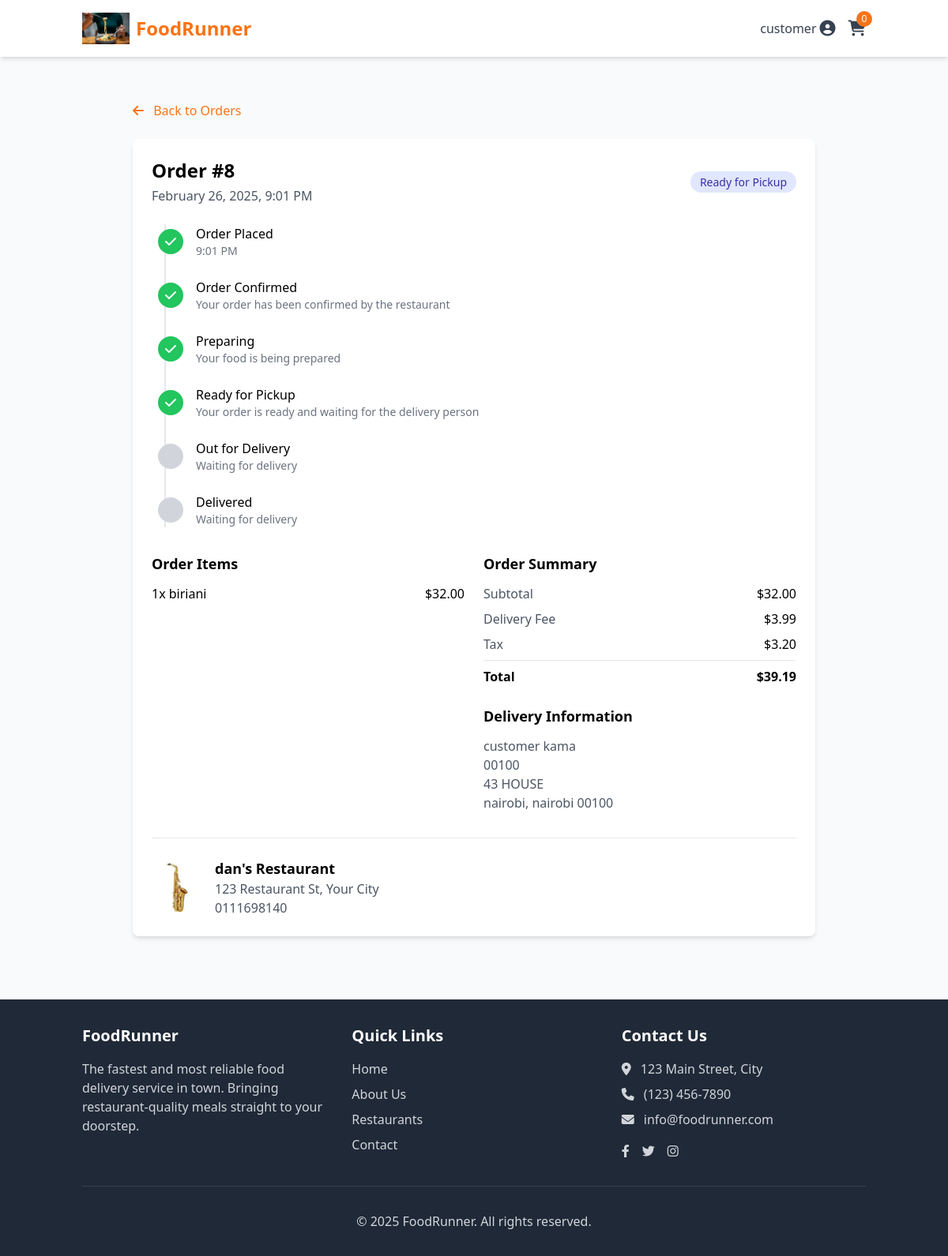
Page /customer/orders/8/ (signed in) on the earlier database version.
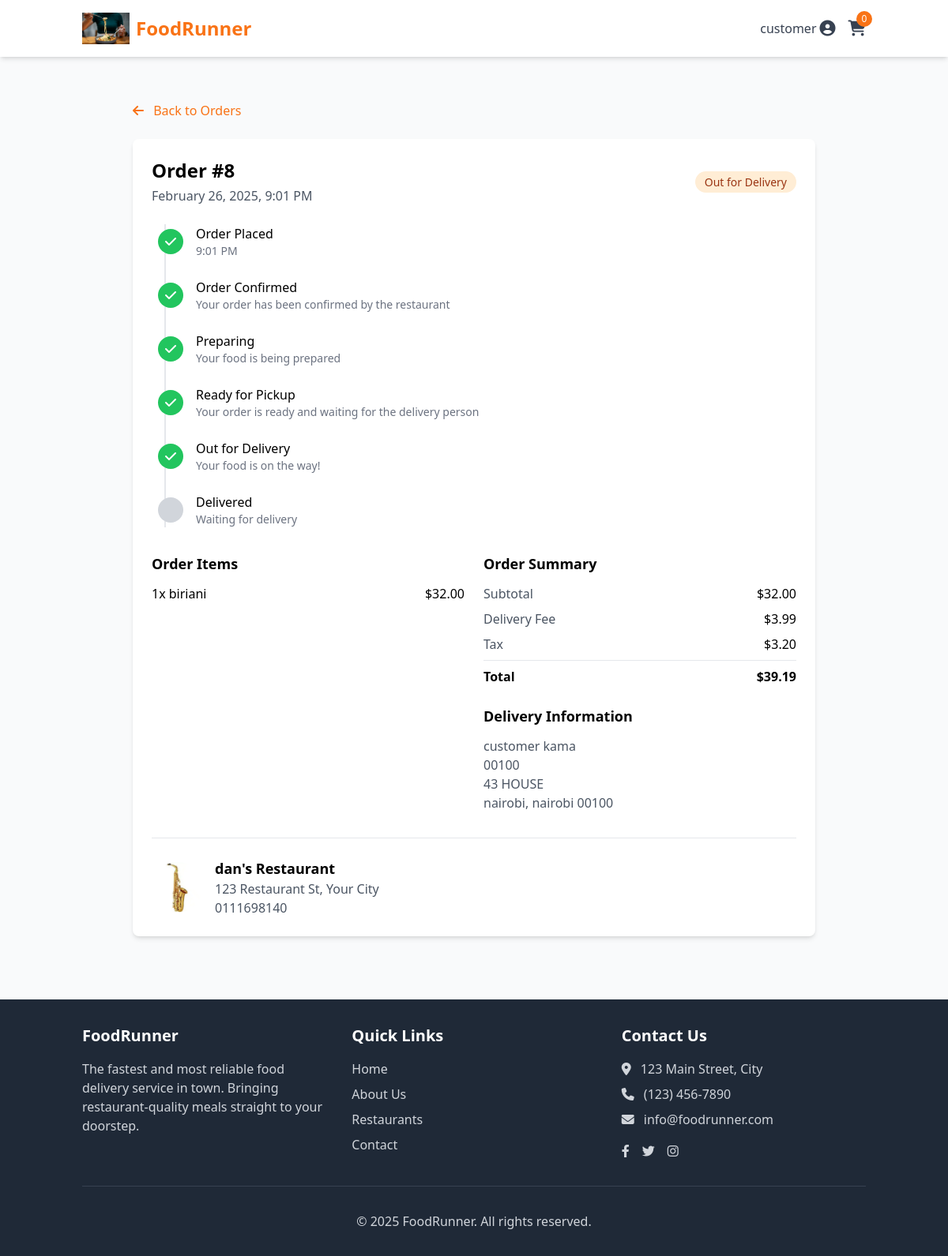
Same page on the later database version.
### customers/models.py (models this page shows, shortened)
class Order(models.Model):
    STATUS_CHOICES = (
        ('pending', 'Pending'),
        ('confirmed', 'Confirmed'),
        ('preparing', 'Preparing'),
        ('ready_for_pickup', 'Ready for Pickup'),
        ('out_for_delivery', 'Out for Delivery'),
        ('delivered', 'Delivered'),
        ('cancelled', 'Cancelled'),
    )
    customer = models.ForeignKey(settings.AUTH_USER_MODEL, on_delete=models.CASCADE, related_name='orders')
    restaurant = models.ForeignKey(Restaurant, on_delete=models.CASCADE, related_name='orders')
    delivery_person = models.ForeignKey(
        settings.AUTH_USER_MODEL,
        on_delete=models.SET_NULL,
        null=True,
        blank=True,
        related_name='deliveries'
    )
    delivery_address = models.ForeignKey('core.Address', on_delete=models.SET_NULL, null=True)
    status = models.CharField(max_length=20, choices=STATUS_CHOICES, default='pending')
    total_amount = models.DecimalField(max_digits=8, decimal_places=2)
    delivery_fee = models.DecimalField(max_digits=5, decimal_places=2)
    tax_amount = models.DecimalField(max_digits=6, decimal_places=2)
    payment_status = models.CharField(max_length=20, default='pending')
    payment_method = models.CharField(max_length=50, default='stripe')
    stripe_payment_intent_id = models.CharField(max_length=255, blank=True, null=True)
    estimated_delivery_time = models.DateTimeField(null=True, blank=True)
    actual_delivery_time = models.DateTimeField(null=True, blank=True)
    special_instructions = models.TextField(blank=True)
    created_at = models.DateTimeField(auto_now_add=True)
    updated_at = models.DateTimeField(auto_now=True)
    @property
    def order_total(self):
        return self.total_amount + self.delivery_fee + self.tax_amount

### core/models.py (models this page shows, shortened)
class User(AbstractUser):
    USER_TYPE_CHOICES = (
        ('customer', 'Customer'),
        ('restaurant', 'Restaurant Manager'),
        ('delivery', 'Delivery Person'),
        ('admin', 'Administrator'),
    )
    user_type = models.CharField(
        max_length=20,
        choices=USER_TYPE_CHOICES,
        default='customer'
    )
    phone_number = models.CharField(max_length=15, blank=True)
    profile_picture = models.ImageField(upload_to='profile_pics/', blank=True, null=True)

class Address(models.Model):
    user = models.ForeignKey(User, on_delete=models.CASCADE, related_name='addresses')
    address_line1 = models.CharField(max_length=100)
    address_line2 = models.CharField(max_length=100, blank=True)
    city = models.CharField(max_length=50)
    state = models.CharField(max_length=50)
    postal_code = models.CharField(max_length=10)
    is_default = models.BooleanField(default=False)
    class Meta:
        verbose_name_plural = "Addresses"

### restaurants/models.py (models this page shows, shortened)
class Restaurant(models.Model):
    manager = models.OneToOneField(settings.AUTH_USER_MODEL, on_delete=models.CASCADE)
    name = models.CharField(max_length=100)
    description = models.TextField()
    logo = models.ImageField(upload_to='restaurant_logos/')
    banner_image = models.ImageField(upload_to='restaurant_banners/', blank=True, null=True)
    address = models.OneToOneField(Address, on_delete=models.CASCADE)
    cuisine_type = models.CharField(max_length=50)
    phone = models.CharField(max_length=15)
    email = models.EmailField()
    website = models.URLField(blank=True, null=True)
    is_active = models.BooleanField(default=True)
    average_rating = models.DecimalField(max_digits=3, decimal_places=2, default=0.0)
    delivery_fee = models.DecimalField(max_digits=5, decimal_places=2, default=0.0)
    min_order_amount = models.DecimalField(max_digits=6, decimal_places=2, default=0.0)
    preparation_time = models.PositiveIntegerField(default=30, help_text='Average preparation time in minutes')
    opening_time = models.TimeField()
    closing_time = models.TimeField()
    created_at = models.DateTimeField(auto_now_add=True)
    updated_at = models.DateTimeField(auto_now=True)

### customers/views.py (the view)
# urls.py: path('orders/<int:order_id>/', views.order_detail, name='order_detail'),
@login_required
def order_detail(request, order_id):
    order = get_object_or_404(Order, id=order_id, customer=request.user)
    review = Review.objects.filter(order=order).first()
    if request.method == 'POST' and not review:
        review_form = ReviewForm(request.POST)
        if review_form.is_valid():
            review = review_form.save(commit=False)
            review.customer = request.user
            review.restaurant = order.restaurant
            review.order = order
            review.save()
            restaurant = order.restaurant
            avg_rating = Review.objects.filter(restaurant=restaurant).aggregate(Avg('rating'))['rating__avg']
            restaurant.average_rating = avg_rating
            restaurant.save()
            messages.success(request, "Thank you for your review!")
            return redirect('customers:order_detail', order_id=order.id)
    else:
        review_form = ReviewForm()
    context = {
        'order': order,
        'order_items': order.items.all(),
        'review': review,
        'review_form': review_form,
    }
    return render(request, 'customers/order_detail.html', context)

### customers/models.py (called while the page is built)
    @property
    def item_count(self):
        return self.items.count()

    @property
    def subtotal(self):
        return self.price * self.quantity

### customers/templates/customers/order_detail.html (shortened to what the changed rows need)
{% extends 'base.html' %}
{% block content %}
<div class="max-w-4xl mx-auto px-4 py-8">
    <div class="bg-white rounded-lg shadow-md overflow-hidden mb-6">
        <div class="p-6">
            <div class="flex flex-col md:flex-row md:justify-between md:items-center mb-6">
                <div>
                    <h1 class="text-2xl font-bold mb-1">Order #{{ order.id }}</h1>
                    <p class="text-gray-600">{{ order.created_at|date:"F j, Y, g:i A" }}</p>
                </div>
                <div class="mt-4 md:mt-0">
                    <span class="px-3 py-1 rounded-full text-sm font-medium
                        {% if order.status == 'pending' %}bg-yellow-100 text-yellow-800
                        {% elif order.status == 'confirmed' %}bg-blue-100 text-blue-800
                        {% elif order.status == 'preparing' %}bg-purple-100 text-purple-800
                        {% elif order.status == 'ready_for_pickup' %}bg-indigo-100 text-indigo-800
                        {% elif order.status == 'out_for_delivery' %}bg-orange-100 text-orange-800
                        {% elif order.status == 'delivered' %}bg-green-100 text-green-800
                        {% elif order.status == 'cancelled' %}bg-red-100 text-red-800
                        {% endif %}">
                        {{ order.get_status_display }}
                    </span>
                </div>
            </div>
            <div class="mb-8">
                <div class="relative">
                    <ul class="relative">
                        <li class="mb-6 ml-6">
                            <div class="flex items-center">
                                <div class="ml-4">
                                    <div class="font-medium">Order Placed</div>
                                    <div class="text-sm text-gray-500">{{ order.created_at|date:"g:i A" }}</div>
                                </div>
                            </div>
                        </li>
                        <li class="mb-6 ml-6">
                            <div class="flex items-center">
                                <div class="{% if order.status == 'out_for_delivery' or order.status == 'delivered' %}bg-green-500{% else %}bg-gray-300{% endif %} rounded-full h-8 w-8 flex items-center justify-center -ml-4">
                                    {% if order.status == 'out_for_delivery' or order.status == 'delivered' %}<i class="fas fa-check text-white"></i>{% endif %}
                                </div>
                                <div class="ml-4">
                                    <div class="font-medium">Out for Delivery</div>
                                    {% if order.status == 'out_for_delivery' %}
                                        <div class="text-sm text-gray-500">Your food is on the way!</div>
                                    {% elif order.status == 'delivered' %}
                                        <div class="text-sm text-gray-500">Your food was on the way</div>
                                    {% else %}
                                        <div class="text-sm text-gray-500">Waiting for delivery</div>
                                    {% endif %}
                                </div>
                            </div>
                        </li>
                    </ul>
                </div>
            </div>
            <div class="grid grid-cols-1 md:grid-cols-2 gap-6">
                <div>
                    <h2 class="text-lg font-semibold mb-3">Order Items</h2>
                </div>
                <div>
                    <h2 class="text-lg font-semibold mb-3">Order Summary</h2>
                    <div class="space-y-2">
                        <div class="flex justify-between">
                            <span class="text-gray-600">Subtotal</span>
                            <span>${{ order.total_amount }}</span>
                        </div>
                        <div class="flex justify-between">
                            <span class="text-gray-600">Delivery Fee</span>
                            <span>${{ order.delivery_fee }}</span>
                        </div>
                        <div class="flex justify-between">
                            <span class="text-gray-600">Tax</span>
                            <span>${{ order.tax_amount }}</span>
                        </div>
                        <div class="flex justify-between font-bold pt-2 border-t">
                            <span>Total</span>
                            <span>${{ order.order_total }}</span>
                        </div>
                    </div>
                    <div class="mt-6">
                        <h2 class="text-lg font-semibold mb-3">Delivery Information</h2>
                        <div class="text-gray-600">
                            <p>{{ order.customer.first_name }} {{ order.customer.last_name }}</p>
                            <p>{{ order.delivery_address.address_line1 }}</p>
                            {% if order.delivery_address.address_line2 %}
                                <p>{{ order.delivery_address.address_line2 }}</p>
                            {% endif %}
                            <p>{{ order.delivery_address.city }}, {{ order.delivery_address.state }} {{ order.delivery_address.postal_code }}</p>
                        </div>
                    </div>
                </div>
            </div>
            <div class="mt-8 pt-6 border-t">
                <div class="flex items-center">
                    {% if order.restaurant.logo %}
                        <img src="{{ order.restaurant.logo.url }}" alt="{{ order.restaurant.name }}" class="w-16 h-16 rounded-full mr-4">
                    {% endif %}
                    <div>
                        <h3 class="text-lg font-semibold">{{ order.restaurant.name }}</h3>
                        <p class="text-gray-600">{{ order.restaurant.address.address_line1 }}, {{ order.restaurant.address.city }}</p>
                        <p class="text-gray-600">{{ order.restaurant.phone }}</p>
                    </div>
                </div>
            </div>
        </div>
    </div>
</div>
{% endblock %}

Differences in the rows shown:
changed Order "9:01 PM": status "Ready for Pickup" → "Out for Delivery"
Other differences:
text no longer shown: "Waiting for delivery"
text now shown: "Your food is on the way!"
